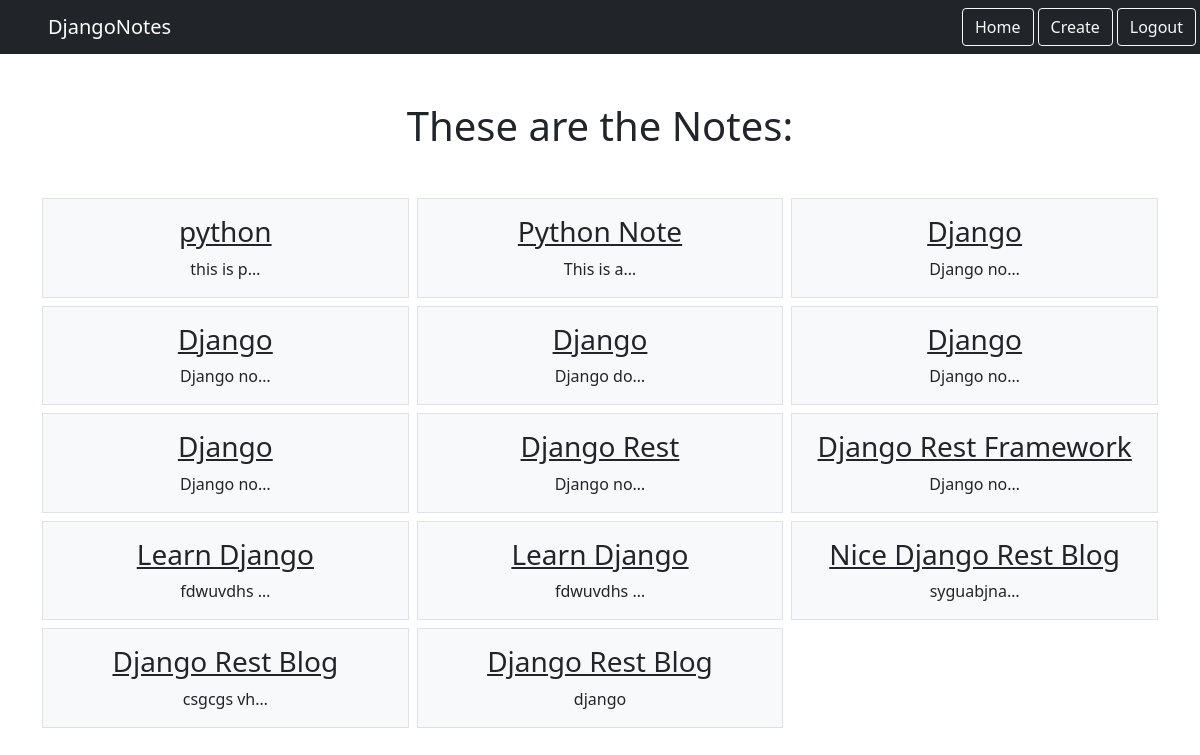
Screenshot of /notes/ (signed in) with the database file from the repository.
### notes/models.py (models this page shows, shortened)
class Note(models.Model):
    title = models.CharField(max_length=150, null=False)
    text = models.TextField()
    created_at = models.DateTimeField(auto_now_add=True)
    updated_at = models.DateTimeField(auto_now=True)
    user = models.ForeignKey(User,on_delete=models.CASCADE, related_name='notes')

### notes/views.py (the view)
# urls.py: path('notes/',views.NotesListView.as_view(),name='notes.list'),
class NotesListView(LoginRequiredMixin,ListView):
    model = Note
    context_object_name = "notes"
    template_name = 'notes/notes_list.html'
    login_url = '/login'
    def get_queryset(self):
        return self.request.user.notes.all()

### templates/notes/notes_list.html
{% extends 'base.html' %}
{% block content %}
    <h1 class="my-5">These are the Notes:</h1>
        <div class="row row-cols-3 g-2" >
            {% for note in notes %}
            <div class="col">
                <div class="p-3 border bg-light">
                    <a href="{% url 'notes.detail' pk=note.id %}" class="text-dark text-decoration-non">
                        <h3>{{note.title}}</h3>
                    </a>
                    {{note.text|truncatechars:10}}
                </div>
            </div>
            {% endfor %}
        </div>
{% endblock %}

### templates/base.html (shortened to what this page needs)
{% load static %}
<!DOCTYPE html>
<html lang="en">
<head>
    <link rel="stylesheet" type="text/css" href="{% static 'css/style.css' %}">
    <link href="https://cdn.jsdelivr.net/npm/bootstrap@5.1.3/dist/css/bootstrap.min.css" rel="stylesheet">
</head>
<body>
    <nav class="navbar navbar-dark bg-dark">
            <div class="mx-5">
                <a class="navbar-brand" href="#">DjangoNotes</a>
            </div>
                {% if user.is_authenticated %}
                <a href="{% url 'notes.list' %}" class="btn btn-outline-light me-1">Home</a>
                <a href="{% url 'notes.new' %}" class="btn btn-outline-light me-1">Create</a>
                <a href="{% url 'logout' %}" class="btn btn-outline-light me-1">Logout</a>
                {% else %}
                <a href="{% url 'login' %}" class="btn btn-outline-light me-1">Login</a>
                <a href="{% url 'signup' %}" class="btn btn-outline-light me-1">Signup</a>
                {% endif %}
    </nav>
    <div class="container my-5 text-center">
    {% block content %}
    {% endblock %}
    </div>
</body>
</html>

### rows the page displays
Note: title "python", text "this is p…"
Note: title "Python Note", text "This is a…"
Note: title "Django", text "Django no…"
Note: title "Django", text "Django no…"
Note: title "Django", text "Django do…"
Note: title "Django", text "Django no…"
Note: title "Django", text "Django no…"
Note: title "Django Rest", text "Django no…"
Note: title "Django Rest Framework", text "Django no…"
Note: title "Learn Django", text "fdwuvdhs …"
Note: title "Learn Django", text "fdwuvdhs …"
Note: title "Nice Django Rest Blog", text "syguabjna…"
Note: title "Django Rest Blog", text "csgcgs vh…"
Note: title "Django Rest Blog", text "django"
